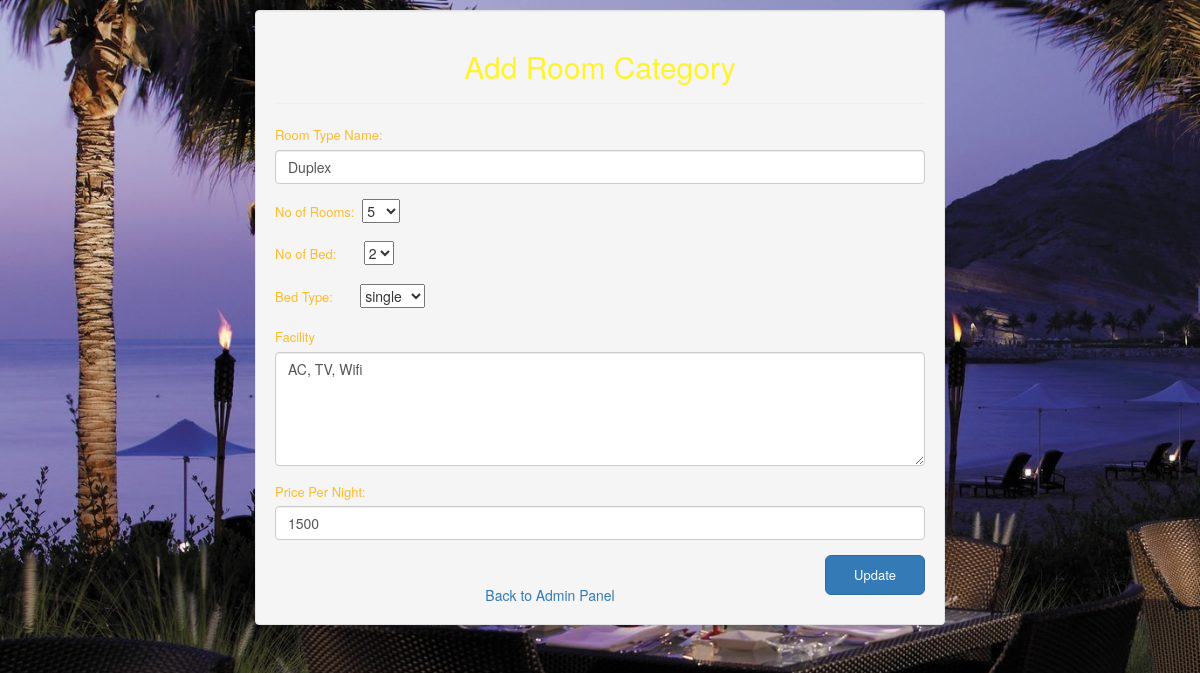
Page /admin/edit_room_cat.php?roomname=Duplex on the committed database.
### tables this page shows
CREATE TABLE `room_category` (
  `roomname` text NOT NULL,
  `room_qnty` int(11) NOT NULL,
  `available` int(11) NOT NULL,
  `booked` int(11) NOT NULL,
  `no_bed` int(11) NOT NULL,
  `bedtype` text NOT NULL,
  `facility` text NOT NULL,
  `price` float NOT NULL
);

### admin/include/class.user.php (called while the page is built, shortened)
<?php
        class user
        {
            public function __construct()
            {
                $this->db=new mysqli(DB_SERVER,DB_USERNAME,DB_PASSWORD,'hotel-booking');
            }
        }
?>

### admin/edit_room_cat.php (the view, shortened to what this page needs)
<?php
include_once 'include/class.user.php';
$user=new User();
$room_cat=$_GET['roomname'];
$sql="SELECT * FROM room_category WHERE roomname='$room_cat'";
$query=mysqli_query($user->db, $sql);
$row = mysqli_fetch_array($query);
?>
<!DOCTYPE html>
<html lang="en">
<head>
    <link rel="stylesheet" href="https://maxcdn.bootstrapcdn.com/bootstrap/3.3.7/css/bootstrap.min.css">
    <link rel="stylesheet" href="css/reg.css" type="text/css">
</head>
<body>
    <div class="container">
        <div class="well">
            <h2>Add Room Category</h2>
            <hr>
            <form action="" method="post" name="room_category">
                <div class="form-group">
                    <label for="roomname">Room Type Name:</label>
                    <input type="text" class="form-control" name="roomname" value="<?php echo $row['roomname'] ?>" required>
                </div>
                 <div class="form-group">
                    <label for="qty">No of Rooms:</label>&nbsp;
                    <select name="room_qnty">
                    <option value="<?php echo $row['room_qnty'] ?>"><?php echo $row['room_qnty'] ?></option>
                    </select>
                </div>
                <div class="form-group">
                    <label for="bed">No of Bed:</label>&nbsp;&nbsp;&nbsp;&nbsp;&nbsp;&nbsp;
                    <select name="no_bed">
                     <option value="<?php echo $row['no_bed'] ?>"><?php echo $row['no_bed'] ?></option>
                    </select>
                </div>
                <div class="form-group">
                    <label for="bedtype">Bed Type:</label>&nbsp;&nbsp;&nbsp;&nbsp;&nbsp;&nbsp;
                   <select name="bedtype">
                     <option value="<?php echo $row['bedtype'] ?>"><?php echo $row['bedtype'] ?></option>
                    </select>
                </div>
                <div class="form-group">
                    <label for="Facility">Facility</label>
                    <textarea class="form-control" rows="5" name="facility"><?php echo $row['facility'] ?></textarea>
                </div>
               <div class="form-group">
                    <label for="price">Price Per Night:</label>
                    <input type="text" class="form-control" name="price" value="<?php echo $row['price'] ?>" required>
                </div>
                <button type="submit" class="btn btn-lg btn-primary button" name="submit">Update</button>
               <br>
                <div id="click_here">
                    <a href="../admin.php">Back to Admin Panel</a>
                </div>
            </form>
        </div>
    </div>
</body>
</html>

### admin/css/reg.css (style rules this page uses)
body { background-image: url('../../images/home_bg.jpg'); background-repeat: no-repeat; background-attachment: fixed; }
h2 { text-align: center; color: #fff42b; }
#click_here { margin-top: 10px; text-align: center; }
.container { width: 60%; margin-top: 10px; }
label { color:#ffbb2b; font-size: 13px; font-weight: 100; }
.button { width: 100px; float: right; font-size: 13px; }

### rows in the picture
room_category: roomname "Duplex", room_qnty "5", no_bed "2", bedtype "single", facility "AC, TV, Wifi", price "1500"
